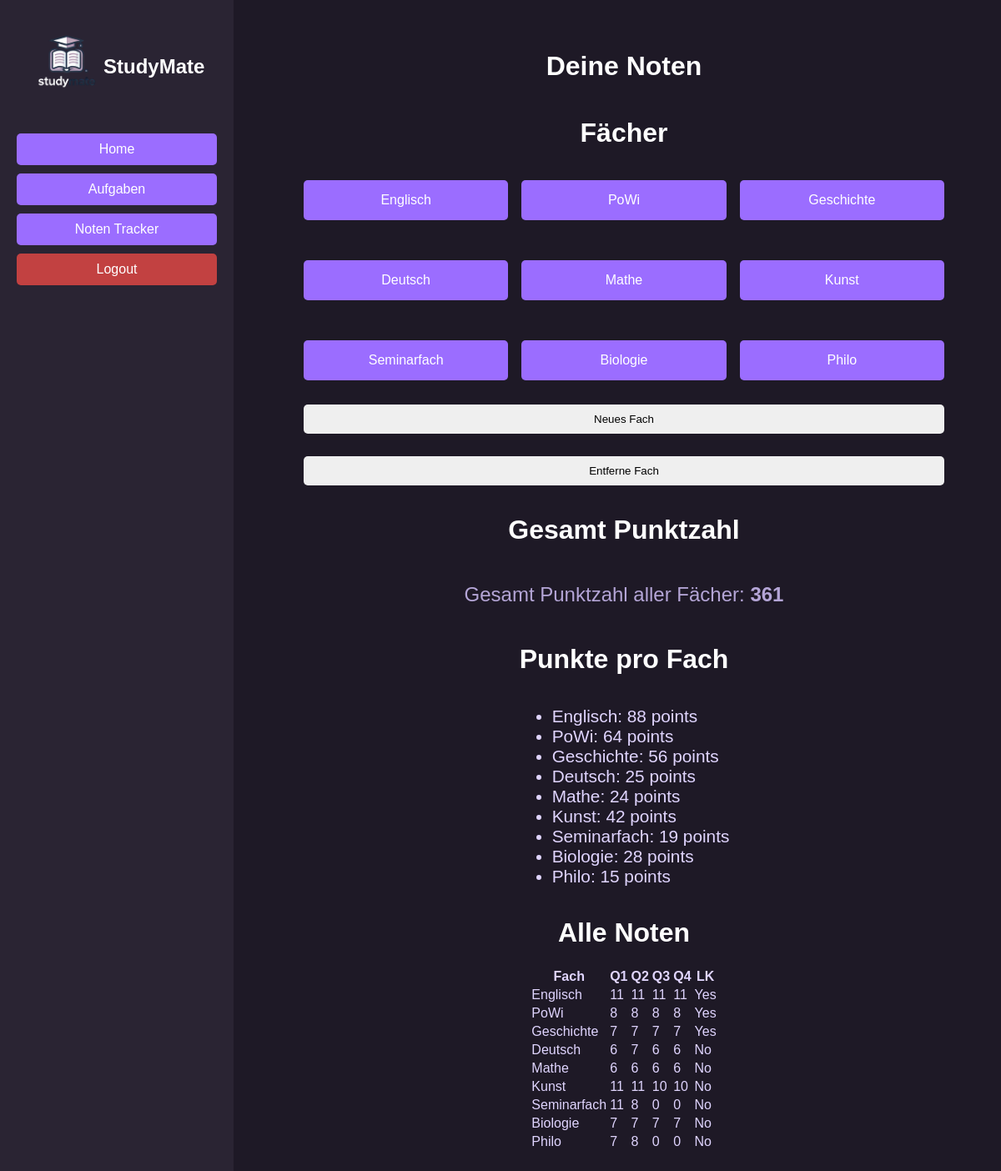
The page /grades (signed in) on the database its author committed.
### app/models.py (models this page shows)
class Grade(db.Model):
    id = db.Column(db.Integer, primary_key=True)
    subject = db.Column(db.String(100), nullable=False)
    q1 = db.Column(db.Integer, default=0)
    q2 = db.Column(db.Integer, default=0)
    q3 = db.Column(db.Integer, default=0)
    q4 = db.Column(db.Integer, default=0)
    is_lk = db.Column(db.Boolean, default=False)  # New field for LK status
    user_id = db.Column(db.Integer, db.ForeignKey('user.id'), nullable=False)
    def calculate_total_points(self):
        total = self.q1 + self.q2 + self.q3 + self.q4
        return total * 2 if self.is_lk else total  # Weight by 2 if LK

### app/routes.py (the view, shortened to what this page needs)
@main.route('/grades', methods=['GET', 'POST'])
@login_required
def grades():
    grades = Grade.query.filter_by(user_id=current_user.id).all()
    subject_points = {}
    total_points = 0
    for grade in grades:
        subject_total = grade.calculate_total_points()
        total_points += subject_total
        if grade.subject not in subject_points:
            subject_points[grade.subject] = 0
        subject_points[grade.subject] += subject_total
    csrf_token = generate_csrf()
    return render_template('grades.html', grades=grades, total_points=total_points, subject_points=subject_points, csrf_token=csrf_token)

### app/__init__.py (called while the page is built)
@login_manager.user_loader
def load_user(user_id):
    return User.query.get(int(user_id))

### app/templates/grades.html (shortened to what this page needs)
{% extends "base.html" %}
{% block content %}
<div class="main-content">
<h1>Deine Noten</h1>
<h1>Fächer</h1>
<div class="subjects-grid grades">
    {% for subject in grades %}
    <button class="btn btn-primary subject-button" onclick="showGradeForm('{{ subject.subject }}')">{{ subject.subject }}</button>
    {% endfor %}
</div>
<button class="btn btn-success" onclick="openSubjectModal()">Neues Fach</button>
<button class="btn btn-danger" onclick="openDeleteModal()">Entferne Fach</button>
<h1>Gesamt Punktzahl</h1>
<p>Gesamt Punktzahl aller Fächer: <strong>{{ total_points }}</strong></p>
<h1> Punkte pro Fach </h1>
<ul>
    {% for subject, points in subject_points.items() %}
    <li>{{ subject }}: {{ points }} points</li>
    {% endfor %}
</ul>
<h1> Alle Noten </h1>
<table class="table">
    <thead>
        <tr>
            <th>Fach</th>
            <th>Q1</th>
            <th>Q2</th>
            <th>Q3</th>
            <th>Q4</th>
            <th>LK</th>
        </tr>
    </thead>
    <tbody>
        {% for grade in grades %}
        <tr>
            <td>{{ grade.subject }}</td>
            <td>{{ grade.q1 }}</td>
            <td>{{ grade.q2 }}</td>
            <td>{{ grade.q3 }}</td>
            <td>{{ grade.q4 }}</td>
            <td>{{ 'Yes' if grade.is_lk else 'No' }}</td>
        </tr>
        {% endfor %}
    </tbody>
</table>
</div>
{% endblock %}

### app/templates/base.html (shortened to what this page needs)
<!DOCTYPE html>
<html>
<head>
    <link rel="stylesheet" href="/static/style.css">
</head>
<body>
    <div class="sidebar">
        <div class="logo-container">
            <img src="/static/brand_logo.png" alt="Logo" class="logo">
            <h2 class="app-name">StudyMate</h2>
        </div>
        <div class="sidebar-nav">
            <a class="nav-item" href="/">Home</a>
            {% if current_user.is_authenticated %}
            <a class="nav-item" href="/todos">Aufgaben</a>
            <a class="nav-item" href="/grades">Noten Tracker</a>
            <a class="nav-item btn-delete" href="/logout">Logout</a>
            {% else %}
            <a class="nav-item" href="/login">Login</a>
            <a class="nav-item" href="/register">Registrierung</a>
            {% endif %}
        </div>
    </div>
    <div class="main-content">
        <div class="content">
            {% block content %}{% endblock %}
        </div>
    </div>
</body>
</html>

### app/static/style.css (style rules this page uses)
:root { --primary-purple: #9b6dff; --primary-hover: #8557f7; --dark-bg: #1e1926; --sidebar-bg: #2a2433; --card-bg: #332b3d; --text-primary: #ffffff; --text-secondary: #e0d5ff; --text-muted: #b4a5d6; --border-color: #3d3447; --alert-color: rgb(194, 65, 65); }
body { margin: 0; font-family: Arial, sans-serif; display: flex; background-color: var(--dark-bg); }
.sidebar { width: 20%; background-color: var(--sidebar-bg); color: var(--text-primary); padding: 20px; position: fixed; height: 100%; overflow-y: auto; }
.main-content { margin-left: 15%; padding: 20px; width: calc(100% - 20%); overflow-y: auto; display: flex; justify-content: center; align-items: center; flex-direction: column; }
.sidebar-nav { display: flex; flex-direction: column; }
.nav-item { padding: 10px; text-decoration: none; color: var(--text-primary); background-color: var(--primary-purple); border: none; border-radius: 5px; text-align: center; margin-bottom: 10px; transition: background-color 0.3s ease; }
.subjects-grid { display: grid; grid-template-columns: repeat(auto-fill, minmax(250px, 1fr)); gap: 1rem; }
h1 { text-align: center; color: var(--text-primary); }
.login-card p, footer , li { color: var(--text-secondary); font-size: 1.3rem; }
.app-name { color: var(--text-primary); text-align: center; margin-bottom: 20px; font-size: 1.5rem; }
.btn { display: inline-block; padding: 10px 20px; margin: 1em 0 1em 0; border: none; border-radius: 5px; text-align: center; cursor: pointer; text-decoration: none; transition: background-color 0.3s ease; width: 100%; }
.btn-primary { background-color: var(--primary-purple); color: var(--text-primary); }
.btn-delete { background-color: var(--alert-color); color: var(--text-primary); }
.logo-container { display: flex; align-items: center; margin-bottom: 20px; }
.logo { width: 50%; height: auto; margin-right: -1rem; }
.app-name { color: var(--text-primary); font-size: 1.5rem; }
.grades { display: flex; flex-wrap: wrap; justify-content: space-between; gap: 1rem; }
.subject-button { flex: 1 1 calc(25% - 1rem); min-width: 200px; padding: 15px; font-size: 16px; border-radius: 5px; text-align: center; transition: background-color 0.3s; }
p { color: var(--text-muted); font-size: 1.5em; }
table { color: var(--text-secondary); }

### rows shown on the page
Grade: subject "Englisch", points "88", q1 "11", q2 "11", q3 "11", q4 "11", is_lk "Yes"
Grade: subject "PoWi", points "64", q1 "8", q2 "8", q3 "8", q4 "8", is_lk "Yes"
Grade: subject "Geschichte", points "56", q1 "7", q2 "7", q3 "7", q4 "7", is_lk "Yes"
Grade: subject "Deutsch", points "25", q1 "6", q2 "7", q3 "6", q4 "6", is_lk "No"
Grade: subject "Mathe", points "24", q1 "6", q2 "6", q3 "6", q4 "6", is_lk "No"
Grade: subject "Kunst", points "42", q1 "11", q2 "11", q3 "10", q4 "10", is_lk "No"
Grade: subject "Seminarfach", points "19", q1 "11", q2 "8", q3 "0", q4 "0", is_lk "No"
Grade: subject "Biologie", points "28", q1 "7", q2 "7", q3 "7", q4 "7", is_lk "No"
Grade: subject "Philo", points "15", q1 "7", q2 "8", q3 "0", q4 "0", is_lk "No"

### other values the page prints
{{ total_points }} "361"
